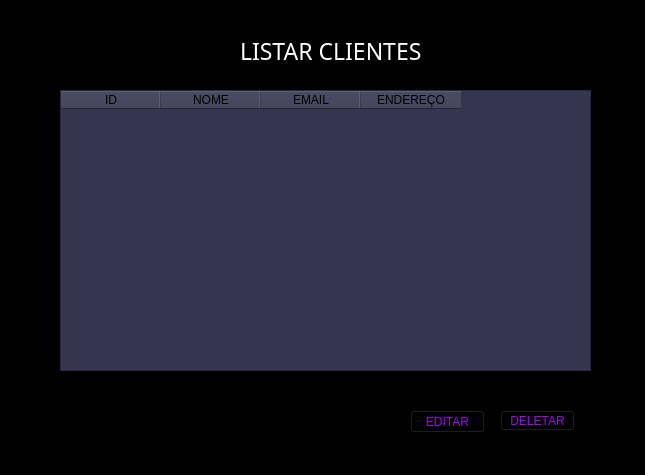
<?xml version="1.0" encoding="UTF-8"?>
<ui version="4.0">
 <class>MainWindow</class>
 <widget class="QMainWindow" name="MainWindow">
  <property name="geometry">
   <rect>
    <x>0</x>
    <y>0</y>
    <width>645</width>
    <height>475</height>
   </rect>
  </property>
  <property name="windowTitle">
   <string>MainWindow</string>
  </property>
  <property name="styleSheet">
   <string notr="true">background-color: rgb(0, 0, 0);</string>
  </property>
  <widget class="QWidget" name="centralwidget">
   <widget class="QLabel" name="label">
    <property name="geometry">
     <rect>
      <x>240</x>
      <y>30</y>
      <width>191</width>
      <height>41</height>
     </rect>
    </property>
    <property name="font">
     <font>
      <family>Tw Cen MT Condensed Extra Bold</family>
      <pointsize>17</pointsize>
      <kerning>true</kerning>
     </font>
    </property>
    <property name="styleSheet">
     <string notr="true">color: rgb(255, 255, 255);</string>
    </property>
    <property name="text">
     <string>LISTAR CLIENTES</string>
    </property>
   </widget>
   <widget class="QTableWidget" name="tabela_dados">
    <property name="geometry">
     <rect>
      <x>60</x>
      <y>90</y>
      <width>531</width>
      <height>281</height>
     </rect>
    </property>
    <property name="font">
     <font>
      <pointsize>11</pointsize>
      <bold>true</bold>
     </font>
    </property>
    <property name="styleSheet">
     <string notr="true">background-color: rgb(53, 53, 79);
color: rgb(0, 0, 0);</string>
    </property>
    <column>
     <property name="text">
      <string>ID</string>
     </property>
    </column>
    <column>
     <property name="text">
      <string>NOME</string>
     </property>
    </column>
    <column>
     <property name="text">
      <string>EMAIL</string>
     </property>
    </column>
    <column>
     <property name="text">
      <string>ENDEREÇO</string>
     </property>
    </column>
   </widget>
   <widget class="QPushButton" name="bt_deletar">
    <property name="geometry">
     <rect>
      <x>500</x>
      <y>410</y>
      <width>75</width>
      <height>21</height>
     </rect>
    </property>
    <property name="styleSheet">
     <string notr="true">background-color: rgb(0, 0, 0);
color: rgb(170, 0, 255);</string>
    </property>
    <property name="text">
     <string>DELETAR</string>
    </property>
   </widget>
   <widget class="QPushButton" name="botao_editar">
    <property name="geometry">
     <rect>
      <x>410</x>
      <y>410</y>
      <width>75</width>
      <height>23</height>
     </rect>
    </property>
    <property name="styleSheet">
     <string notr="true">background-color: rgb(0, 0, 0);
color: rgb(170, 0, 255);</string>
    </property>
    <property name="text">
     <string>EDITAR</string>
    </property>
   </widget>
  </widget>
 </widget>
 <resources/>
 <connections/>
</ui>
